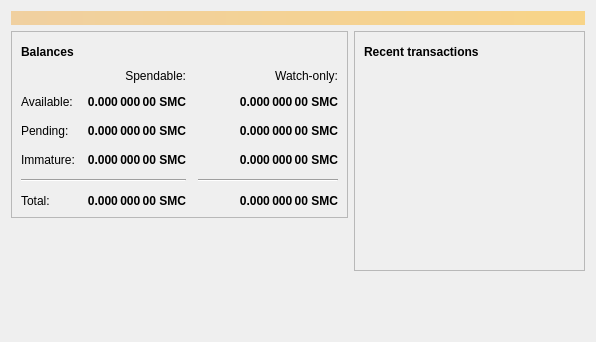
<?xml version="1.0" encoding="UTF-8"?>
<ui version="4.0">
 <class>OverviewPage</class>
 <widget class="QWidget" name="OverviewPage">
  <property name="geometry">
   <rect>
    <x>0</x>
    <y>0</y>
    <width>596</width>
    <height>342</height>
   </rect>
  </property>
  <property name="windowTitle">
   <string>Form</string>
  </property>
  <layout class="QVBoxLayout" name="topLayout">
   <item>
    <widget class="QLabel" name="labelAlerts">
     <property name="visible">
      <bool>false</bool>
     </property>
     <property name="styleSheet">
      <string notr="true">QLabel { background-color: qlineargradient(x1: 0, y1: 0, x2: 1, y2: 0, stop:0 #F0D0A0, stop:1 #F8D488); color:#000000; }</string>
     </property>
     <property name="wordWrap">
      <bool>true</bool>
     </property>
     <property name="margin">
      <number>3</number>
     </property>
     <property name="textInteractionFlags">
      <set>Qt::TextSelectableByMouse</set>
     </property>
    </widget>
   </item>
   <item>
    <layout class="QHBoxLayout" name="horizontalLayout" stretch="1,1">
     <item>
      <layout class="QVBoxLayout" name="verticalLayout_2">
       <item>
        <widget class="QFrame" name="frame">
         <property name="frameShape">
          <enum>QFrame::StyledPanel</enum>
         </property>
         <property name="frameShadow">
          <enum>QFrame::Raised</enum>
         </property>
         <layout class="QVBoxLayout" name="verticalLayout_4">
          <item>
           <layout class="QHBoxLayout" name="horizontalLayout_4">
            <item>
             <widget class="QLabel" name="label_5">
              <property name="font">
               <font>
                <weight>75</weight>
                <bold>true</bold>
               </font>
              </property>
              <property name="text">
               <string>Balances</string>
              </property>
             </widget>
            </item>
            <item>
             <widget class="QPushButton" name="labelWalletStatus">
              <property name="enabled">
               <bool>true</bool>
              </property>
              <property name="maximumSize">
               <size>
                <width>30</width>
                <height>16777215</height>
               </size>
              </property>
              <property name="toolTip">
               <string>The displayed information may be out of date. Your wallet automatically synchronizes with the Sarmadcoin network after a connection is established, but this process has not completed yet.</string>
              </property>
              <property name="text">
               <string/>
              </property>
              <property name="icon">
               <iconset resource="../bitcoin.qrc">
                <normaloff>:/icons/warning</normaloff>
                <disabledoff>:/icons/warning</disabledoff>:/icons/warning</iconset>
              </property>
              <property name="iconSize">
               <size>
                <width>24</width>
                <height>24</height>
               </size>
              </property>
              <property name="flat">
               <bool>true</bool>
              </property>
             </widget>
            </item>
            <item>
             <spacer name="horizontalSpacer_3">
              <property name="orientation">
               <enum>Qt::Horizontal</enum>
              </property>
              <property name="sizeHint" stdset="0">
               <size>
                <width>40</width>
                <height>20</height>
               </size>
              </property>
             </spacer>
            </item>
           </layout>
          </item>
          <item>
           <layout class="QGridLayout" name="gridLayout">
            <property name="spacing">
             <number>12</number>
            </property>
            <item row="2" column="2">
             <widget class="QLabel" name="labelWatchPending">
              <property name="font">
               <font>
                <weight>75</weight>
                <bold>true</bold>
               </font>
              </property>
              <property name="cursor">
               <cursorShape>IBeamCursor</cursorShape>
              </property>
              <property name="toolTip">
               <string>Unconfirmed transactions to watch-only addresses</string>
              </property>
              <property name="text">
               <string notr="true">0.000 000 00 SMC</string>
              </property>
              <property name="alignment">
               <set>Qt::AlignRight|Qt::AlignTrailing|Qt::AlignVCenter</set>
              </property>
              <property name="textInteractionFlags">
               <set>Qt::LinksAccessibleByMouse|Qt::TextSelectableByKeyboard|Qt::TextSelectableByMouse</set>
              </property>
             </widget>
            </item>
            <item row="2" column="1">
             <widget class="QLabel" name="labelUnconfirmed">
              <property name="font">
               <font>
                <weight>75</weight>
                <bold>true</bold>
               </font>
              </property>
              <property name="cursor">
               <cursorShape>IBeamCursor</cursorShape>
              </property>
              <property name="toolTip">
               <string>Total of transactions that have yet to be confirmed, and do not yet count toward the spendable balance</string>
              </property>
              <property name="text">
               <string notr="true">0.000 000 00 SMC</string>
              </property>
              <property name="alignment">
               <set>Qt::AlignRight|Qt::AlignTrailing|Qt::AlignVCenter</set>
              </property>
              <property name="textInteractionFlags">
               <set>Qt::LinksAccessibleByMouse|Qt::TextSelectableByKeyboard|Qt::TextSelectableByMouse</set>
              </property>
             </widget>
            </item>
            <item row="3" column="2">
             <widget class="QLabel" name="labelWatchImmature">
              <property name="font">
               <font>
                <weight>75</weight>
                <bold>true</bold>
               </font>
              </property>
              <property name="cursor">
               <cursorShape>IBeamCursor</cursorShape>
              </property>
              <property name="toolTip">
               <string>Mined balance in watch-only addresses that has not yet matured</string>
              </property>
              <property name="text">
               <string notr="true">0.000 000 00 SMC</string>
              </property>
              <property name="alignment">
               <set>Qt::AlignRight|Qt::AlignTrailing|Qt::AlignVCenter</set>
              </property>
              <property name="textInteractionFlags">
               <set>Qt::LinksAccessibleByMouse|Qt::TextSelectableByKeyboard|Qt::TextSelectableByMouse</set>
              </property>
             </widget>
            </item>
            <item row="4" column="0" colspan="2">
             <widget class="Line" name="line">
              <property name="orientation">
               <enum>Qt::Horizontal</enum>
              </property>
             </widget>
            </item>
            <item row="4" column="2">
             <widget class="Line" name="lineWatchBalance">
              <property name="sizePolicy">
               <sizepolicy hsizetype="Preferred" vsizetype="Fixed">
                <horstretch>0</horstretch>
                <verstretch>0</verstretch>
               </sizepolicy>
              </property>
              <property name="minimumSize">
               <size>
                <width>140</width>
                <height>0</height>
               </size>
              </property>
              <property name="orientation">
               <enum>Qt::Horizontal</enum>
              </property>
             </widget>
            </item>
            <item row="5" column="0">
             <widget class="QLabel" name="labelTotalText">
              <property name="text">
               <string>Total:</string>
              </property>
             </widget>
            </item>
            <item row="3" column="1">
             <widget class="QLabel" name="labelImmature">
              <property name="font">
               <font>
                <weight>75</weight>
                <bold>true</bold>
               </font>
              </property>
              <property name="cursor">
               <cursorShape>IBeamCursor</cursorShape>
              </property>
              <property name="toolTip">
               <string>Mined balance that has not yet matured</string>
              </property>
              <property name="text">
               <string notr="true">0.000 000 00 SMC</string>
              </property>
              <property name="alignment">
               <set>Qt::AlignRight|Qt::AlignTrailing|Qt::AlignVCenter</set>
              </property>
              <property name="textInteractionFlags">
               <set>Qt::LinksAccessibleByMouse|Qt::TextSelectableByKeyboard|Qt::TextSelectableByMouse</set>
              </property>
             </widget>
            </item>
            <item row="2" column="3">
             <spacer name="horizontalSpacer_2">
              <property name="orientation">
               <enum>Qt::Horizontal</enum>
              </property>
              <property name="sizeHint" stdset="0">
               <size>
                <width>40</width>
                <height>20</height>
               </size>
              </property>
             </spacer>
            </item>
            <item row="3" column="0">
             <widget class="QLabel" name="labelImmatureText">
              <property name="text">
               <string>Immature:</string>
              </property>
             </widget>
            </item>
            <item row="5" column="1">
             <widget class="QLabel" name="labelTotal">
              <property name="font">
               <font>
                <weight>75</weight>
                <bold>true</bold>
               </font>
              </property>
              <property name="cursor">
               <cursorShape>IBeamCursor</cursorShape>
              </property>
              <property name="toolTip">
               <string>Your current total balance</string>
              </property>
              <property name="text">
               <string notr="true">0.000 000 00 SMC</string>
              </property>
              <property name="alignment">
               <set>Qt::AlignRight|Qt::AlignTrailing|Qt::AlignVCenter</set>
              </property>
              <property name="textInteractionFlags">
               <set>Qt::LinksAccessibleByMouse|Qt::TextSelectableByKeyboard|Qt::TextSelectableByMouse</set>
              </property>
             </widget>
            </item>
            <item row="5" column="2">
             <widget class="QLabel" name="labelWatchTotal">
              <property name="font">
               <font>
                <weight>75</weight>
                <bold>true</bold>
               </font>
              </property>
              <property name="cursor">
               <cursorShape>IBeamCursor</cursorShape>
              </property>
              <property name="toolTip">
               <string>Current total balance in watch-only addresses</string>
              </property>
              <property name="text">
               <string notr="true">0.000 000 00 SMC</string>
              </property>
              <property name="alignment">
               <set>Qt::AlignRight|Qt::AlignTrailing|Qt::AlignVCenter</set>
              </property>
              <property name="textInteractionFlags">
               <set>Qt::LinksAccessibleByMouse|Qt::TextSelectableByKeyboard|Qt::TextSelectableByMouse</set>
              </property>
             </widget>
            </item>
            <item row="0" column="2">
             <widget class="QLabel" name="labelWatchonly">
              <property name="text">
               <string>Watch-only:</string>
              </property>
              <property name="alignment">
               <set>Qt::AlignRight|Qt::AlignTrailing|Qt::AlignVCenter</set>
              </property>
             </widget>
            </item>
            <item row="1" column="0">
             <widget class="QLabel" name="labelBalanceText">
              <property name="text">
               <string>Available:</string>
              </property>
             </widget>
            </item>
            <item row="1" column="1">
             <widget class="QLabel" name="labelBalance">
              <property name="font">
               <font>
                <weight>75</weight>
                <bold>true</bold>
               </font>
              </property>
              <property name="cursor">
               <cursorShape>IBeamCursor</cursorShape>
              </property>
              <property name="toolTip">
               <string>Your current spendable balance</string>
              </property>
              <property name="text">
               <string notr="true">0.000 000 00 SMC</string>
              </property>
              <property name="alignment">
               <set>Qt::AlignRight|Qt::AlignTrailing|Qt::AlignVCenter</set>
              </property>
              <property name="textInteractionFlags">
               <set>Qt::LinksAccessibleByMouse|Qt::TextSelectableByKeyboard|Qt::TextSelectableByMouse</set>
              </property>
             </widget>
            </item>
            <item row="1" column="2">
             <widget class="QLabel" name="labelWatchAvailable">
              <property name="font">
               <font>
                <weight>75</weight>
                <bold>true</bold>
               </font>
              </property>
              <property name="cursor">
               <cursorShape>IBeamCursor</cursorShape>
              </property>
              <property name="toolTip">
               <string>Your current balance in watch-only addresses</string>
              </property>
              <property name="text">
               <string notr="true">0.000 000 00 SMC</string>
              </property>
              <property name="alignment">
               <set>Qt::AlignRight|Qt::AlignTrailing|Qt::AlignVCenter</set>
              </property>
              <property name="textInteractionFlags">
               <set>Qt::LinksAccessibleByMouse|Qt::TextSelectableByKeyboard|Qt::TextSelectableByMouse</set>
              </property>
             </widget>
            </item>
            <item row="2" column="0">
             <widget class="QLabel" name="labelPendingText">
              <property name="text">
               <string>Pending:</string>
              </property>
             </widget>
            </item>
            <item row="0" column="1">
             <widget class="QLabel" name="labelSpendable">
              <property name="text">
               <string>Spendable:</string>
              </property>
              <property name="alignment">
               <set>Qt::AlignRight|Qt::AlignTrailing|Qt::AlignVCenter</set>
              </property>
             </widget>
            </item>
           </layout>
          </item>
         </layout>
        </widget>
       </item>
       <item>
        <spacer name="verticalSpacer">
         <property name="orientation">
          <enum>Qt::Vertical</enum>
         </property>
         <property name="sizeHint" stdset="0">
          <size>
           <width>20</width>
           <height>40</height>
          </size>
         </property>
        </spacer>
       </item>
      </layout>
     </item>
     <item>
      <layout class="QVBoxLayout" name="verticalLayout_3">
       <item>
        <widget class="QFrame" name="frame_2">
         <property name="frameShape">
          <enum>QFrame::StyledPanel</enum>
         </property>
         <property name="frameShadow">
          <enum>QFrame::Raised</enum>
         </property>
         <layout class="QVBoxLayout" name="verticalLayout">
          <item>
           <layout class="QHBoxLayout" name="horizontalLayout_2">
            <item>
             <widget class="QLabel" name="label_4">
              <property name="font">
               <font>
                <weight>75</weight>
                <bold>true</bold>
               </font>
              </property>
              <property name="text">
               <string>Recent transactions</string>
              </property>
             </widget>
            </item>
            <item>
             <widget class="QPushButton" name="labelTransactionsStatus">
              <property name="enabled">
               <bool>true</bool>
              </property>
              <property name="maximumSize">
               <size>
                <width>30</width>
                <height>16777215</height>
               </size>
              </property>
              <property name="toolTip">
               <string>The displayed information may be out of date. Your wallet automatically synchronizes with the Sarmadcoin network after a connection is established, but this process has not completed yet.</string>
              </property>
              <property name="text">
               <string/>
              </property>
              <property name="icon">
               <iconset resource="../bitcoin.qrc">
                <normaloff>:/icons/warning</normaloff>
                <disabledoff>:/icons/warning</disabledoff>:/icons/warning</iconset>
              </property>
              <property name="iconSize">
               <size>
                <width>24</width>
                <height>24</height>
               </size>
              </property>
              <property name="flat">
               <bool>true</bool>
              </property>
             </widget>
            </item>
            <item>
             <spacer name="horizontalSpacer">
              <property name="orientation">
               <enum>Qt::Horizontal</enum>
              </property>
              <property name="sizeHint" stdset="0">
               <size>
                <width>40</width>
                <height>20</height>
               </size>
              </property>
             </spacer>
            </item>
           </layout>
          </item>
          <item>
           <widget class="QListView" name="listTransactions">
            <property name="styleSheet">
             <string notr="true">QListView { background: transparent; }</string>
            </property>
            <property name="frameShape">
             <enum>QFrame::NoFrame</enum>
            </property>
            <property name="verticalScrollBarPolicy">
             <enum>Qt::ScrollBarAlwaysOff</enum>
            </property>
            <property name="horizontalScrollBarPolicy">
             <enum>Qt::ScrollBarAlwaysOff</enum>
            </property>
            <property name="selectionMode">
             <enum>QAbstractItemView::NoSelection</enum>
            </property>
           </widget>
          </item>
         </layout>
        </widget>
       </item>
       <item>
        <spacer name="verticalSpacer_2">
         <property name="orientation">
          <enum>Qt::Vertical</enum>
         </property>
         <property name="sizeHint" stdset="0">
          <size>
           <width>20</width>
           <height>40</height>
          </size>
         </property>
        </spacer>
       </item>
      </layout>
     </item>
    </layout>
   </item>
  </layout>
 </widget>
 <resources/>
 <connections/>
</ui>
